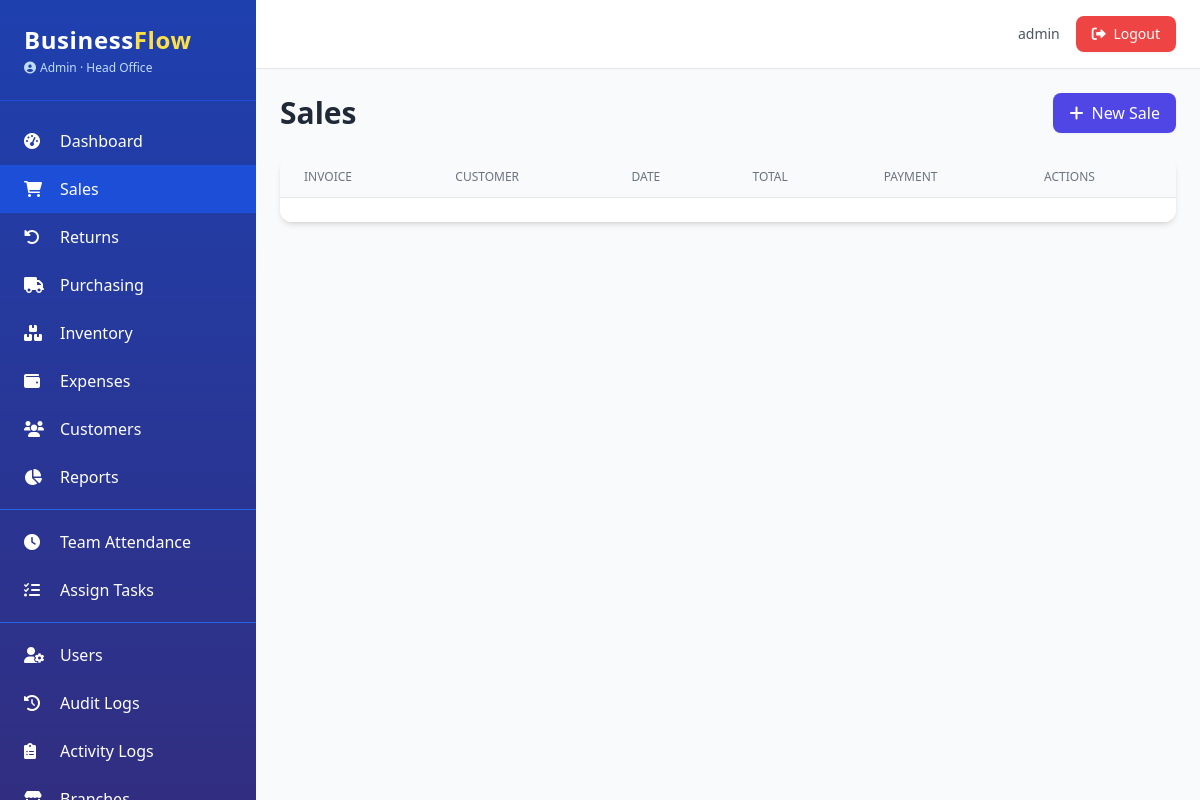
The page /sales/ (signed in) on the database as committed earlier.
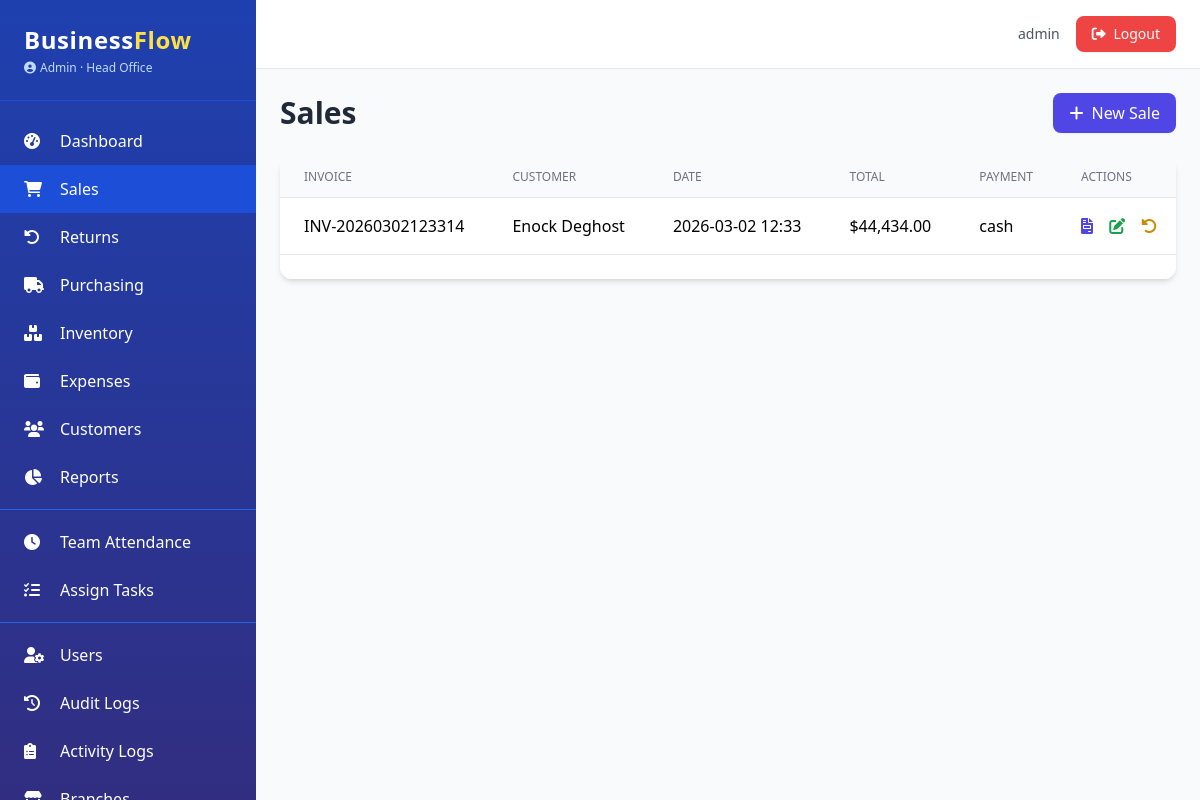
The same page on the database as committed later.
### app.py (models this page shows, shortened)
class AuditMixin:
    @declared_attr
    def created_at(cls):
        return db.Column(db.DateTime, default=datetime.utcnow)

class SoftDeleteMixin:
    @classmethod
    def query_active(cls):
        return cls.query.filter(cls.deleted_at.is_(None))

class User(UserMixin, db.Model, AuditMixin, SoftDeleteMixin):
    __tablename__ = 'users'
    id = db.Column(db.Integer, primary_key=True)
    username = db.Column(db.String(80), unique=True, nullable=False)
    email = db.Column(db.String(120), unique=True, nullable=False)
    password_hash = db.Column(db.String(200), nullable=False)
    role = db.Column(db.String(20), nullable=False, default='Staff')
    branch_id = db.Column(db.Integer, db.ForeignKey('branches.id'), nullable=True)
    active = db.Column(db.Boolean, default=True)
    locale = db.Column(db.String(5), default='en')
    phone = db.Column(db.String(20))
    avatar = db.Column(db.String(200))
    last_login = db.Column(db.DateTime)
    branch = db.relationship('Branch', backref='users')
    permissions = db.Column(db.JSON, default=list)
    salary = db.Column(db.Float, nullable=True)
    pay_cycle = db.Column(db.String(20), default='monthly')
    bank_account = db.Column(db.String(50))
    tax_id = db.Column(db.String(50))
    @property
    def is_admin(self):
        return self.role == 'Admin'
    def has_permission(self, perm):
        if self.is_admin:
            return True
        return perm in (self.permissions or [])

class Branch(db.Model):
    __tablename__ = 'branches'
    id = db.Column(db.Integer, primary_key=True)
    name = db.Column(db.String(100), nullable=False)
    location = db.Column(db.String(200))
    phone = db.Column(db.String(20))
    email = db.Column(db.String(120))
    is_active = db.Column(db.Boolean, default=True)
    currency = db.Column(db.String(3), default='USD')
    created_at = db.Column(db.DateTime, default=datetime.utcnow)

class Sale(db.Model, AuditMixin):
    __tablename__ = 'sales'
    id = db.Column(db.Integer, primary_key=True)
    invoice_no = db.Column(db.String(50), unique=True, nullable=False)
    customer_id = db.Column(db.Integer, db.ForeignKey('customers.id'), nullable=True)
    user_id = db.Column(db.Integer, db.ForeignKey('users.id'), nullable=False)
    branch_id = db.Column(db.Integer, db.ForeignKey('branches.id'), nullable=True)
    total_amount = db.Column(db.Float, nullable=False)
    tax = db.Column(db.Float, default=0)
    discount = db.Column(db.Float, default=0)
    payment_method = db.Column(db.String(50))
    status = db.Column(db.String(20), default='completed')
    notes = db.Column(db.Text)
    customer = db.relationship('Customer')
    user = db.relationship('User', foreign_keys=[user_id])
    branch = db.relationship('Branch')
    items = db.relationship('SaleItem', backref='sale', cascade='all, delete-orphan')
    returns = db.relationship('Return', backref='sale', lazy='dynamic')

class Customer(db.Model, AuditMixin, SoftDeleteMixin):
    __tablename__ = 'customers'
    id = db.Column(db.Integer, primary_key=True)
    name = db.Column(db.String(100), nullable=False)
    email = db.Column(db.String(120))
    phone = db.Column(db.String(20))
    address = db.Column(db.Text)
    loyalty_points = db.Column(db.Integer, default=0)
    segment = db.Column(db.String(50), default='Regular')
    birth_date = db.Column(db.Date)
    tax_id = db.Column(db.String(50))
    branch_id = db.Column(db.Integer, db.ForeignKey('branches.id'), nullable=True)
    branch = db.relationship('Branch')
    communications = db.relationship('CommunicationLog', backref='customer', lazy='dynamic')

### app.py (the view)
@sales_bp.route('/')
@login_required
@permission_required('view_sales')
def list():
    page = request.args.get('page', 1, type=int)
    per_page = app.config.get('ITEMS_PER_PAGE', 20)
    query = branch_filter(Sale.query, Sale).options(joinedload(Sale.customer), joinedload(Sale.user))
    pagination = query.order_by(Sale.created_at.desc()).paginate(page=page, per_page=per_page, error_out=False)
    return render_template('sales/list.html', pagination=pagination)

### app.py (called while the page is built)
@login_manager.user_loader
def load_user(user_id):
    return User.query_active().filter_by(id=int(user_id)).first()

def permission_required(permission):
    def decorator(f):
        @wraps(f)
        def decorated_function(*args, **kwargs):
            if not current_user.is_authenticated:
                abort(403)
            if not current_user.has_permission(permission):
                abort(403)
            return f(*args, **kwargs)
        return decorated_function
    return decorator

def branch_filter(query, model):
    if current_user.is_admin:
        return query
    if current_user.branch_id:
        return query.filter(model.branch_id == current_user.branch_id)
    return query.filter(False)

@app.context_processor
def inject_now():
    return {'now': datetime.utcnow(), 'current_year': datetime.utcnow().year}

@app.template_filter('currency')
def currency_format(value):
    if value is None:
        return "$0.00"
    return f"${value:,.2f}"

### templates/sales/list.html (shortened to what this page needs)
{% extends "base.html" %}
{% block content %}
<div class="flex justify-between items-center mb-6">
    <h1 class="text-3xl font-bold text-gray-800">Sales</h1>
    {% if current_user.has_permission('create_sale') %}
    <a href="{{ url_for('sales.new') }}" class="bg-indigo-600 hover:bg-indigo-700 text-white px-4 py-2 rounded-lg shadow-sm">
        <i class="fas fa-plus mr-2"></i>New Sale
    </a>
    {% endif %}
</div>
<div class="bg-white rounded-xl shadow-md overflow-hidden">
    <table class="min-w-full divide-y divide-gray-200">
        <thead class="bg-gray-50">
            <tr>
                <th class="px-6 py-3 text-left text-xs font-medium text-gray-500 uppercase">Invoice</th>
                <th class="px-6 py-3 text-left text-xs font-medium text-gray-500 uppercase">Customer</th>
                <th class="px-6 py-3 text-left text-xs font-medium text-gray-500 uppercase">Date</th>
                <th class="px-6 py-3 text-left text-xs font-medium text-gray-500 uppercase">Total</th>
                <th class="px-6 py-3 text-left text-xs font-medium text-gray-500 uppercase">Payment</th>
                <th class="px-6 py-3 text-left text-xs font-medium text-gray-500 uppercase">Actions</th>
            </tr>
        </thead>
        <tbody class="bg-white divide-y divide-gray-200">
            {% for sale in pagination.items %}
            <tr class="hover:bg-gray-50">
                <td class="px-6 py-4 whitespace-nowrap">{{ sale.invoice_no }}</td>
                <td class="px-6 py-4 whitespace-nowrap">{{ sale.customer.name if sale.customer else 'Walk-in' }}</td>
                <td class="px-6 py-4 whitespace-nowrap">{{ sale.created_at.strftime('%Y-%m-%d %H:%M') }}</td>
                <td class="px-6 py-4 whitespace-nowrap">{{ sale.total_amount|currency }}</td>
                <td class="px-6 py-4 whitespace-nowrap">{{ sale.payment_method }}</td>
                <td class="px-6 py-4 whitespace-nowrap">
                    <a href="{{ url_for('sales.invoice', sale_id=sale.id) }}" class="text-indigo-600 hover:text-indigo-900 mr-3" title="View Invoice"><i class="fas fa-file-invoice"></i></a>
                    {% if current_user.has_permission('edit_sale') %}
                    <a href="#" class="text-green-600 hover:text-green-900 mr-3" title="Edit"><i class="fas fa-edit"></i></a>
                    {% endif %}
                    {% if current_user.has_permission('view_sales') %}
                    <a href="{{ url_for('returns.new_for_sale', sale_id=sale.id) }}" class="text-yellow-600 hover:text-yellow-900" title="Return"><i class="fas fa-undo-alt"></i></a>
                    {% endif %}
                </td>
            </tr>
            {% endfor %}
        </tbody>
    </table>
    <div class="bg-white px-4 py-3 flex items-center justify-between border-t border-gray-200 sm:px-6">
    </div>
</div>
{% endblock %}

### templates/base.html (shortened to what this page needs)
<!DOCTYPE html>
<html lang="en">
<head>
    <script src="https://cdn.tailwindcss.com"></script>
    <link rel="stylesheet" href="https://cdnjs.cloudflare.com/ajax/libs/font-awesome/6.0.0-beta3/css/all.min.css">
</head>
<body class="bg-gray-50 font-sans antialiased">
    <div class="flex h-screen">
        <aside class="w-64 bg-gradient-to-b from-blue-800 to-indigo-900 text-white flex-shrink-0 hidden md:block overflow-y-auto shadow-xl">
            <div class="p-6 border-b border-blue-700">
                <h1 class="text-2xl font-bold tracking-wide">Business<span class="text-yellow-300">Flow</span></h1>
                <p class="text-xs text-blue-200 mt-1 flex items-center">
                    <i class="fas fa-user-circle mr-1"></i> {{ current_user.role }}
                    {% if current_user.branch %}
                        · {{ current_user.branch.name }}
                    {% endif %}
                </p>
            </div>
            <nav class="mt-4 pb-6">
                {% if current_user.has_permission('access_dashboard') or current_user.is_admin %}
                <a href="{{ url_for('dashboard.index') }}" class="flex items-center py-3 px-6 hover:bg-blue-700 transition {% if request.endpoint and request.endpoint == 'dashboard.index' %}bg-blue-700{% endif %}">
                    <i class="fas fa-tachometer-alt w-6"></i><span class="ml-3">Dashboard</span>
                </a>
                {% endif %}
                {% if current_user.has_permission('view_sales') %}
                <a href="{{ url_for('sales.list') }}" class="flex items-center py-3 px-6 hover:bg-blue-700 transition {% if request.endpoint and request.endpoint.startswith('sales.') %}bg-blue-700{% endif %}">
                    <i class="fas fa-shopping-cart w-6"></i><span class="ml-3">Sales</span>
                </a>
                {% endif %}
                {% if current_user.has_permission('view_sales') %}
                <a href="{{ url_for('returns.list') }}" class="flex items-center py-3 px-6 hover:bg-blue-700 transition {% if request.endpoint and request.endpoint.startswith('returns.') %}bg-blue-700{% endif %}">
                    <i class="fas fa-undo-alt w-6"></i><span class="ml-3">Returns</span>
                </a>
                {% endif %}
                {% if current_user.has_permission('view_purchases') %}
                <a href="{{ url_for('purchasing.purchase_order_list') }}" class="flex items-center py-3 px-6 hover:bg-blue-700 transition {% if request.endpoint and request.endpoint.startswith('purchasing.') %}bg-blue-700{% endif %}">
                    <i class="fas fa-truck w-6"></i><span class="ml-3">Purchasing</span>
                </a>
                {% endif %}
                {% if current_user.has_permission('view_inventory') %}
                <a href="{{ url_for('inventory.product_list') }}" class="flex items-center py-3 px-6 hover:bg-blue-700 transition {% if request.endpoint and request.endpoint.startswith('inventory.') %}bg-blue-700{% endif %}">
                    <i class="fas fa-boxes w-6"></i><span class="ml-3">Inventory</span>
                </a>
                {% endif %}
                {% if current_user.has_permission('view_expenses') %}
                <a href="{{ url_for('expenses.list') }}" class="flex items-center py-3 px-6 hover:bg-blue-700 transition {% if request.endpoint and request.endpoint.startswith('expenses.') %}bg-blue-700{% endif %}">
                    <i class="fas fa-wallet w-6"></i><span class="ml-3">Expenses</span>
                </a>
                {% endif %}
                {% if current_user.has_permission('view_customers') %}
                <a href="{{ url_for('crm.customer_list') }}" class="flex items-center py-3 px-6 hover:bg-blue-700 transition {% if request.endpoint and request.endpoint.startswith('crm.') %}bg-blue-700{% endif %}">
                    <i class="fas fa-users w-6"></i><span class="ml-3">Customers</span>
                </a>
                {% endif %}
                {% if current_user.has_permission('view_reports') %}
                <a href="{{ url_for('reports.index') }}" class="flex items-center py-3 px-6 hover:bg-blue-700 transition {% if request.endpoint and request.endpoint.startswith('reports.') %}bg-blue-700{% endif %}">
                    <i class="fas fa-chart-pie w-6"></i><span class="ml-3">Reports</span>
                </a>
                {% endif %}
                {% if current_user.has_permission('manage_team') %}
                <div class="border-t border-blue-600 my-2"></div>
                <a href="#" class="flex items-center py-3 px-6 hover:bg-blue-700 transition">
                    <i class="fas fa-clock w-6"></i><span class="ml-3">Team Attendance</span>
                </a>
                <a href="#" class="flex items-center py-3 px-6 hover:bg-blue-700 transition">
                    <i class="fas fa-tasks w-6"></i><span class="ml-3">Assign Tasks</span>
                </a>
                {% endif %}
                {% if current_user.has_permission('manage_users') %}
                <div class="border-t border-blue-600 my-2"></div>
                <a href="{{ url_for('admin.users') }}" class="flex items-center py-3 px-6 hover:bg-blue-700 transition {% if request.endpoint and request.endpoint == 'admin.users' %}bg-blue-700{% endif %}">
                    <i class="fas fa-user-cog w-6"></i><span class="ml-3">Users</span>
                </a>
                <a href="{{ url_for('admin.audit_logs') }}" class="flex items-center py-3 px-6 hover:bg-blue-700 transition {% if request.endpoint and request.endpoint == 'admin.audit_logs' %}bg-blue-700{% endif %}">
                    <i class="fas fa-history w-6"></i><span class="ml-3">Audit Logs</span>
                </a>
                <a href="{{ url_for('admin.activity_logs') }}" class="flex items-center py-3 px-6 hover:bg-blue-700 transition {% if request.endpoint and request.endpoint == 'admin.activity_logs' %}bg-blue-700{% endif %}">
                    <i class="fas fa-clipboard-list w-6"></i><span class="ml-3">Activity Logs</span>
                </a>
                <a href="#" class="flex items-center py-3 px-6 hover:bg-blue-700 transition">
                    <i class="fas fa-store w-6"></i><span class="ml-3">Branches</span>
                </a>
                {% endif %}
            </nav>
        </aside>
        <div class="flex-1 flex flex-col overflow-hidden">
            <header class="bg-white shadow-sm border-b border-gray-200">
                <div class="flex justify-between items-center py-4 px-6">
                    <div class="flex items-center space-x-4 ml-auto">
                        <span class="text-sm text-gray-600">{{ current_user.username }}</span>
                        <a href="{{ url_for('auth.logout') }}" class="bg-red-500 hover:bg-red-600 text-white px-4 py-2 rounded-lg text-sm transition shadow-sm">
                            <i class="fas fa-sign-out-alt mr-1"></i> Logout
                        </a>
                    </div>
                </div>
            </header>
            <main class="flex-1 overflow-y-auto p-6 bg-gray-50">
                {% block content %}{% endblock %}
            </main>
        </div>
    </div>
</body>
</html>

Rows that differ between the two databases and show on the page:
added Sale: invoice_no "INV-20260302123314", customer "Enock Deghost", created_at "2026-03-02 12:33", total_amount "$44,434.00", payment_method "cash"
